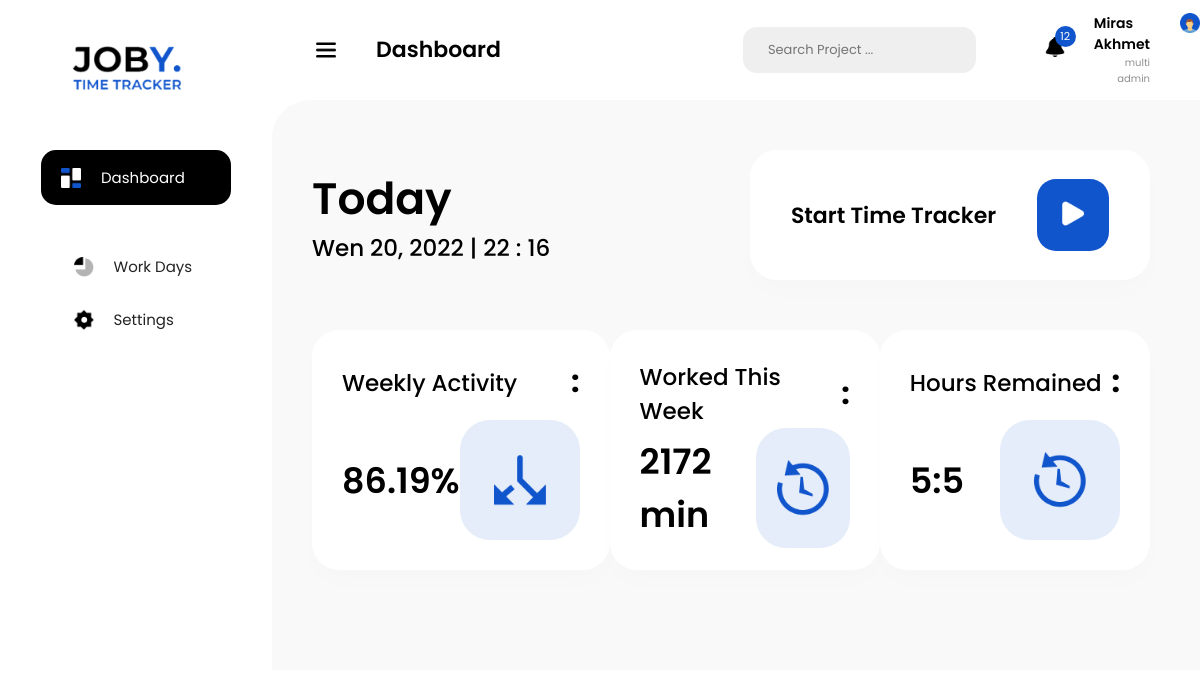
Screenshot of /home (signed in) with the database file from the repository.
### models.py (models this page shows, shortened)
class Employee(db.Model, UserMixin):
    id = db.Column(db.Integer(), primary_key=True)
    login_id = db.Column(db.String(10), unique=True, nullable=True)
    name = db.Column(db.String(100), nullable=False)
    surname = db.Column(db.String(100), nullable=False)
    profession = db.Column(db.String(30), nullable=False)
    password = db.Column(db.String(40), nullable=False)
    flex_status = db.relationship('FlexStatus', backref='flex_status')

### views.py (the view)
@app.route('/home', methods = ['POST', 'GET'])
def home():
    week_day = datetime.now().weekday()
    now = {
        'today_date': datetime.now(),
        'week_day': ['Mon', 'Tue', 'Wen', 'Thur', 'Fri', 'Sat', 'Sun'][week_day]
    }
    print(current_user.id)
    dates_status = FlexStatus.query.filter_by(employee_id=current_user.id).all()
    print(dates_status)
    def week_activity():
        f = week_day - week_day % 7
        l = week_day + (7 - week_day % 7)
        work_time = 0
        for status in dates_status:
            if f <= status.enterTime.weekday() <= l:
                work_time += status.get_status() // 60
        activity = f'{(work_time / 2520) * 100:.2f}%'
        return activity, work_time, (2520 - work_time)
    wa, wt, hr = week_activity()
    hr = f'{hr // 60}:{hr // 60 % 60}'
    worked_activity = {
        'weekly_activity': wa,
        'worked_time': wt,
        'hours_remained': hr,
    }
    return render_template('dashboard.html',
                           user=current_user,
                           now=now,
                           worked_activity=worked_activity
                           )

### models.py (called while the page is built)
@login_manager.user_loader
def load_user(user_id):
    return Employee.query.get(user_id)

    def get_status(self):
        tmp = self.exitTime - self.enterTime
        return tmp.seconds

    def __repr__(self) -> str:
        return f'<FlexStatus %r>' % self.id

### templates/dashboard.html (shortened to what this page needs)
<!DOCTYPE html>
<html lang="en">
<head>
 <link rel="stylesheet" href="../static/styles/dashboard_style.css">
 <link rel="stylesheet" href="{{ url_for('static',filename = 'styles/dashboard_style.css') }}">
</head>
<body>
 <section id="mySideNav" class="sideNav">
  <a href="#" class="logo_container">
   <img src="../static/images/logo.png" alt="logo">
  </a>
  <a href="#" class="dashboard_black">
   <img src="../static/images/rect.png" alt="">
   <div>Dashboard</div>
  </a>
  <a href="#" class="links">
   <img src="../static/images/icon_workDays.png" alt="">
   Work Days
  </a>
  <a href="#" class="links">
   <img src="../static/images/icon_settings.png" alt="">
   Settings
  </a>
 </section>
<section class="body_body">
 <nav>
  <button>
   <img src="../static/images/menu_bar.png" alt="">
   <div class="dashboard_txt">Dashboard</div>
  </button>
  <div class="search">
   Search Project ...
  </div>
  <div class="notifications">
   <img src="../static/images/bell.png" alt="">
   <div class="notification_numb">12</div>
  </div>
  <div class="profile_info">
   <div class="name_profession">
    <div class="name_surname">{{ user.name }} {{ user.surname }} </div>
    <div class="profession">{{ user.profession }}</div>
   </div>
   <a href="/profile"><img src="../static/images/profile_photo.png" alt="" class="profile_photo"></a>
  </div>
 </nav>
 <section class="main_content">
  <div class="row">
   <div class="today_info">
    <div class="today">Today</div>
    <div class="info">{{ now.week_day }} {{ now.today_date.day}}, {{ now.today_date.year }} | {{ now.today_date.hour}} : {{ now.today_date.minute}}</div>
   </div>
   <div class="start_time_tracker">
    <div class="txt">Start Time Tracker</div>
    <button class="play">
     <img src="../static/images/play.png" alt="">
    </button>
   </div>
  </div>
  <div class="row">
   <div class="box first">
    <div class="txt_w_dots">
     <div class="header">Weekly Activity</div>
     <div class="dots">:</div>
    </div>
    <div class="text_w_box">
     <div class="bold_txt">{{ worked_activity.weekly_activity }}</div>
     <div class="blue_box">
      <img src="../static/images/first_icon.png" alt="">
     </div>
    </div>
   </div>
   <div class="box secod">
    <div class="txt_w_dots">
     <div class="header">Worked This Week</div>
     <div class="dots">:</div>
    </div>
    <div class="text_w_box">
     <div class="bold_txt">{{ worked_activity.worked_time }} min</div>
     <div class="blue_box">
      <img src="../static/images/second_icon.png" alt="">
     </div>
    </div>
   </div>
   <div class="box third">
    <div class="txt_w_dots">
     <div class="header">Hours Remained</div>
     <div class="dots">:</div>
    </div>
    <div class="text_w_box">
     <div class="bold_txt">{{ worked_activity.hours_remained }}</div>
     <div class="blue_box">
      <img src="../static/images/second_icon.png" alt="">
     </div>
    </div>
   </div>
  </div>
 </section>
</section>
</body>
</html>

### static/styles/dashboard_style.css (style rules this page uses)
body { margin: 0; padding: 0; font-family: Poppins; }
.sideNav { padding-top: 34px; display: flex; align-items: center; flex-direction: column; width: 272px; background-color: #fff; height: 100vh; position: fixed; z-index: 1; top: 0; left: 0; }
.sideNav a { text-decoration: none; display: flex; align-items: center; font-size: 15px; }
.logo_container img { height: auto; width: 100%; max-width: 128px !important; }
.logo_container { margin-bottom: 50px; }
.dashboard_black { width: 190px; height: 55px; background-color: black; border-radius: 15px; color: white; padding-left: 20px; box-sizing: border-box; font-family: Poppins; margin-bottom: 50px; }
.sideNav a img, nav img { width: 100%; height: auto; max-width: 20px; margin-right: 20px; }
.links { width: 125px; margin-bottom: 30px; color: #232323; }
nav { height: 100px; background-color: #fff; width: 100%; display: flex; align-items: center; }
nav button { background-color: transparent; border: none; margin-left: 310px; display: flex; align-items: center; }
nav button img { margin-right: 40px; }
.dashboard_txt { font-weight: 600; font-size: 22px; line-height: 42px; color: #000; font-family: Poppins; }
.search { width: 408px; height: 46px; background-color: #efefef; border-radius: 14px; display: flex; align-items: center; color: #757575; padding-left: 25px; font-size: 13px; margin-left: 16rem; }
.notifications { position: relative; margin-right: 1.8rem; margin-left: 4.3rem; }
.notification_numb { background-color: #1155CC; width: 21px; height: 21px; color: #fff; border-radius: 15px; font-size: 11px; box-sizing: border-box; display: flex; align-items: center; justify-content: center; position: absolute; left: 10px; top: -11px; }
.profile_info { display: flex; }
.profile_photo { width: 100%; height: auto; max-width: 46px; }
.name_surname { font-weight: 600; font-size: 14px; }
.profession { color: #8f8f8f; font-size: 10px; text-align: right; }
.name_profession { margin-right: 30px; }
.main_content { margin-left: 272px; border-radius: 38px 0 0 0; background-color: #F9F9F9; padding: 50px 50px 50px 40px; }
.row, .text_w_box, .txt_w_dots { display: flex; flex-direction: row; justify-content: space-between; align-items: center; }
.row { margin-bottom: 50px; }
.today_info .today { font-size: 44px; font-weight: 600; }
.today_info .info, .box .header { font-size: 23px; font-weight: 500; }
.start_time_tracker { background: #FFFFFF; box-shadow: 0px 13px 25px rgba(0, 0, 0, 0.01); border-radius: 27px; display: flex; align-items: center; width: 400px; height: 130px; justify-content: space-evenly; }
.start_time_tracker .txt { font-weight: 600; font-size: 22px; }
.play { width: 72px; height: 72px; background: #1155CC; border-radius: 19px; border: none; }
.play img { width: 22px; }
.box { width: 370px; height: 240px; padding: 30px; box-sizing: border-box; background: #FFFFFF; box-shadow: 0px 13px 25px rgba(0, 0, 0, 0.01); border-radius: 27px; display: flex; flex-direction: column; justify-content: space-between; }
.bold_txt { font-weight: 600; font-size: 35px; }
.blue_box { width: 120px; height: 120px; background: rgba(17, 85, 204, 0.1); border-radius: 30px; position: relative; }
.blue_box img { width: 52px; position: absolute; top: 50%; left: 50%; transform: translate(-50%, -50%); }
.txt_w_dots .dots { font-size: 30px; font-weight: bold; }

### rows the page displays
Employee: name "Miras", surname "Akhmet", profession "multi admin"

### other values shown
{{ now.week_day }} "Wen"
{{ now.today_date.day }} "20"
{{ now.today_date.year }} "2022"
{{ now.today_date.hour }} "22"
{{ now.today_date.minute }} "16"
{{ worked_activity.weekly_activity }} "86.19%"
{{ worked_activity.worked_time }} "2172"
{{ worked_activity.hours_remained }} "5:5"
